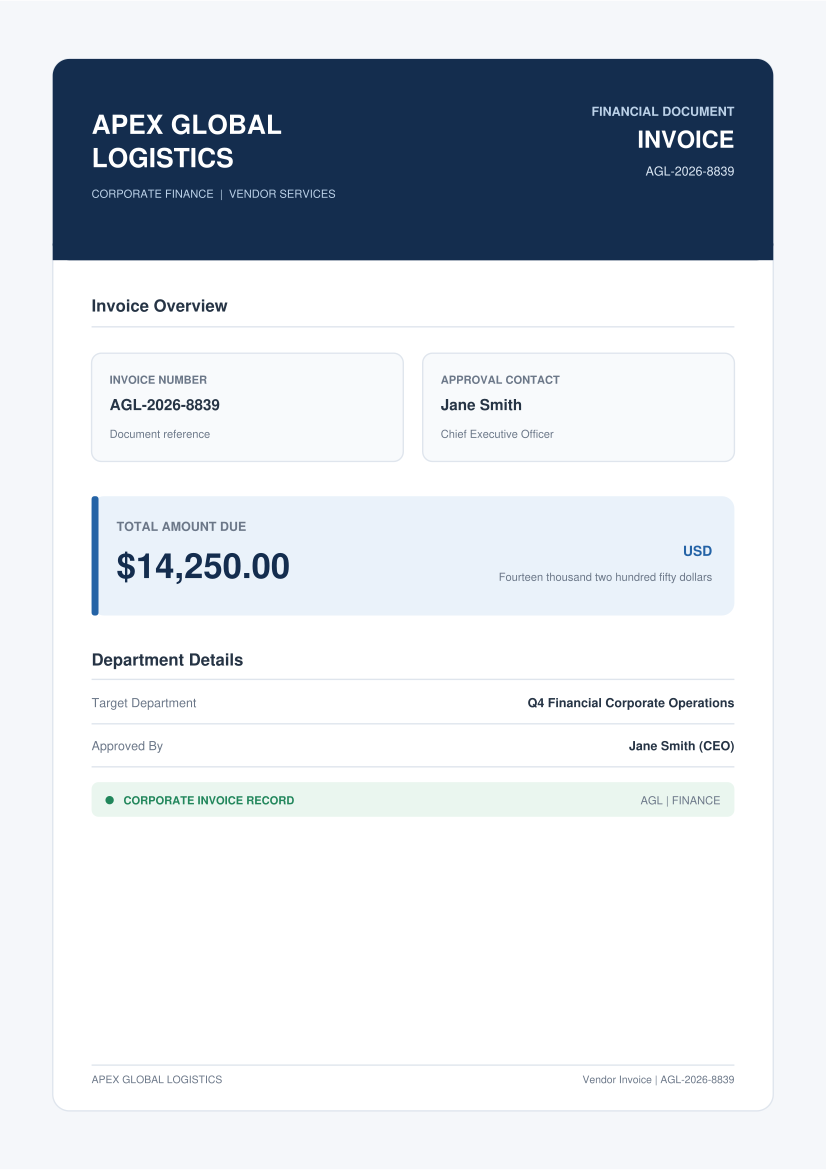

Recreate this plot in Python.

# Install if needed:
# python -m pip install reportlab

from reportlab.pdfgen import canvas
from reportlab.lib.pagesizes import A4
from reportlab.lib import colors
from reportlab.pdfbase.pdfmetrics import stringWidth
from pathlib import Path


def create_pdf():
    path = Path(__file__).parent / "mock_invoice.pdf"

    c = canvas.Canvas(str(path), pagesize=A4)
    width, height = A4

    # Corporate color palette
    navy = colors.HexColor("#142D4E")
    blue = colors.HexColor("#2463A6")
    light_blue = colors.HexColor("#EAF2FA")
    background = colors.HexColor("#F5F7FA")
    dark = colors.HexColor("#263445")
    muted = colors.HexColor("#6B7788")
    border = colors.HexColor("#DFE5ED")
    white = colors.white
    green = colors.HexColor("#21865B")

    # Page background
    c.setFillColor(background)
    c.rect(0, 0, width, height, fill=1, stroke=0)

    # Main white report card
    card_x = 38
    card_y = 42
    card_w = width - 76
    card_h = height - 84

    c.setFillColor(white)
    c.setStrokeColor(border)
    c.roundRect(card_x, card_y, card_w, card_h, 12, fill=1, stroke=1)

    # Header
    header_h = 145
    header_y = card_y + card_h - header_h

    c.setFillColor(navy)
    c.roundRect(
        card_x, header_y, card_w, header_h,
        12, fill=1, stroke=0
    )

    # Square off lower header corners
    c.rect(card_x, header_y, card_w, 12, fill=1, stroke=0)

    # Company name
    left = card_x + 28
    c.setFillColor(white)
    c.setFont("Helvetica-Bold", 19)
    c.drawString(left, header_y + 91, "APEX GLOBAL")

    c.setFont("Helvetica-Bold", 19)
    c.drawString(left, header_y + 67, "LOGISTICS")

    c.setFillColor(colors.HexColor("#BBD1E8"))
    c.setFont("Helvetica", 8)
    c.drawString(left, header_y + 45, "CORPORATE FINANCE  |  VENDOR SERVICES")

    # Invoice label on right
    right = card_x + card_w - 28
    c.setFillColor(colors.HexColor("#BBD1E8"))
    c.setFont("Helvetica-Bold", 9)
    c.drawRightString(right, header_y + 104, "FINANCIAL DOCUMENT")

    c.setFillColor(white)
    c.setFont("Helvetica-Bold", 17)
    c.drawRightString(right, header_y + 81, "INVOICE")

    c.setFillColor(colors.HexColor("#DCE8F5"))
    c.setFont("Helvetica", 9)
    c.drawRightString(right, header_y + 61, "AGL-2026-8839")

    # Main content start
    content_left = card_x + 28
    content_right = card_x + card_w - 28
    content_width = content_right - content_left

    # Invoice information heading
    section_y = header_y - 37

    c.setFillColor(dark)
    c.setFont("Helvetica-Bold", 12)
    c.drawString(content_left, section_y, "Invoice Overview")

    c.setStrokeColor(border)
    c.line(content_left, section_y - 11,
           content_right, section_y - 11)

    # Two information panels
    panel_y = section_y - 108
    panel_h = 78
    gap = 14
    panel_w = (content_width - gap) / 2

    # Left panel
    c.setFillColor(colors.HexColor("#F8FAFC"))
    c.setStrokeColor(border)
    c.roundRect(content_left, panel_y, panel_w, panel_h,
                7, fill=1, stroke=1)

    c.setFillColor(muted)
    c.setFont("Helvetica-Bold", 8)
    c.drawString(content_left + 13, panel_y + 56, "INVOICE NUMBER")

    c.setFillColor(dark)
    c.setFont("Helvetica-Bold", 11)
    c.drawString(content_left + 13, panel_y + 37, "AGL-2026-8839")

    c.setFillColor(muted)
    c.setFont("Helvetica", 8)
    c.drawString(content_left + 13, panel_y + 17, "Document reference")

    # Right panel
    panel2_x = content_left + panel_w + gap

    c.setFillColor(colors.HexColor("#F8FAFC"))
    c.setStrokeColor(border)
    c.roundRect(panel2_x, panel_y, panel_w, panel_h,
                7, fill=1, stroke=1)

    c.setFillColor(muted)
    c.setFont("Helvetica-Bold", 8)
    c.drawString(panel2_x + 13, panel_y + 56, "APPROVAL CONTACT")

    c.setFillColor(dark)
    c.setFont("Helvetica-Bold", 11)
    c.drawString(panel2_x + 13, panel_y + 37, "Jane Smith")

    c.setFillColor(muted)
    c.setFont("Helvetica", 8)
    c.drawString(panel2_x + 13, panel_y + 17, "Chief Executive Officer")

    # Amount due highlight
    amount_y = panel_y - 111
    amount_h = 86

    c.setFillColor(light_blue)
    c.roundRect(content_left, amount_y, content_width,
                amount_h, 9, fill=1, stroke=0)

    c.setFillColor(blue)
    c.roundRect(content_left, amount_y, 5,
                amount_h, 2, fill=1, stroke=0)

    c.setFillColor(muted)
    c.setFont("Helvetica-Bold", 9)
    c.drawString(content_left + 18, amount_y + 61, "TOTAL AMOUNT DUE")

    c.setFillColor(navy)
    c.setFont("Helvetica-Bold", 25)
    c.drawString(content_left + 18, amount_y + 27, "$14,250.00")

    c.setFillColor(blue)
    c.setFont("Helvetica-Bold", 10)
    c.drawRightString(content_right - 16, amount_y + 43, "USD")

    c.setFillColor(muted)
    c.setFont("Helvetica", 8)
    c.drawRightString(
        content_right - 16, amount_y + 25,
        "Fourteen thousand two hundred fifty dollars"
    )

    # Department details section
    details_y = amount_y - 36

    c.setFillColor(dark)
    c.setFont("Helvetica-Bold", 12)
    c.drawString(content_left, details_y, "Department Details")

    c.setStrokeColor(border)
    c.line(content_left, details_y - 10,
           content_right, details_y - 10)

    # Department row
    row_top = details_y - 30

    c.setFillColor(muted)
    c.setFont("Helvetica", 9)
    c.drawString(content_left, row_top, "Target Department")

    c.setFillColor(dark)
    c.setFont("Helvetica-Bold", 9)
    c.drawRightString(
        content_right, row_top,
        "Q4 Financial Corporate Operations"
    )

    c.setStrokeColor(border)
    c.line(content_left, row_top - 12,
           content_right, row_top - 12)

    # Approval row
    row2_y = row_top - 31

    c.setFillColor(muted)
    c.setFont("Helvetica", 9)
    c.drawString(content_left, row2_y, "Approved By")

    c.setFillColor(dark)
    c.setFont("Helvetica-Bold", 9)
    c.drawRightString(content_right, row2_y, "Jane Smith (CEO)")

    c.setStrokeColor(border)
    c.line(content_left, row2_y - 12,
           content_right, row2_y - 12)

    # Status strip
    status_y = row2_y - 43

    c.setFillColor(colors.HexColor("#EAF6EF"))
    c.roundRect(content_left, status_y - 5,
                content_width, 25, 5, fill=1, stroke=0)

    c.setFillColor(green)
    c.circle(content_left + 13, status_y + 7, 3, fill=1, stroke=0)

    c.setFont("Helvetica-Bold", 8)
    c.drawString(content_left + 23, status_y + 4, "CORPORATE INVOICE RECORD")

    c.setFillColor(muted)
    c.setFont("Helvetica", 8)
    c.drawRightString(content_right - 10, status_y + 4, "AGL | FINANCE")

    # Footer
    footer_y = card_y + 20

    c.setStrokeColor(border)
    c.line(content_left, footer_y + 13,
           content_right, footer_y + 13)

    c.setFillColor(muted)
    c.setFont("Helvetica", 7.5)
    c.drawString(content_left, footer_y, "APEX GLOBAL LOGISTICS")

    c.drawRightString(
        content_right, footer_y,
        "Vendor Invoice | AGL-2026-8839"
    )

    # PDF metadata
    c.setAuthor("Jane Smith")
    c.setTitle("AGL Q4 Financial Forecast Framework")
    c.setSubject(
        "Internal Network Path: "
        "//AGL-NAS-01/Volume1/Users/jsmith/Docs/"
    )

    c.showPage()
    c.save()

    print(f"Styled invoice generated successfully: {path}")


if __name__ == "__main__":
    create_pdf()
